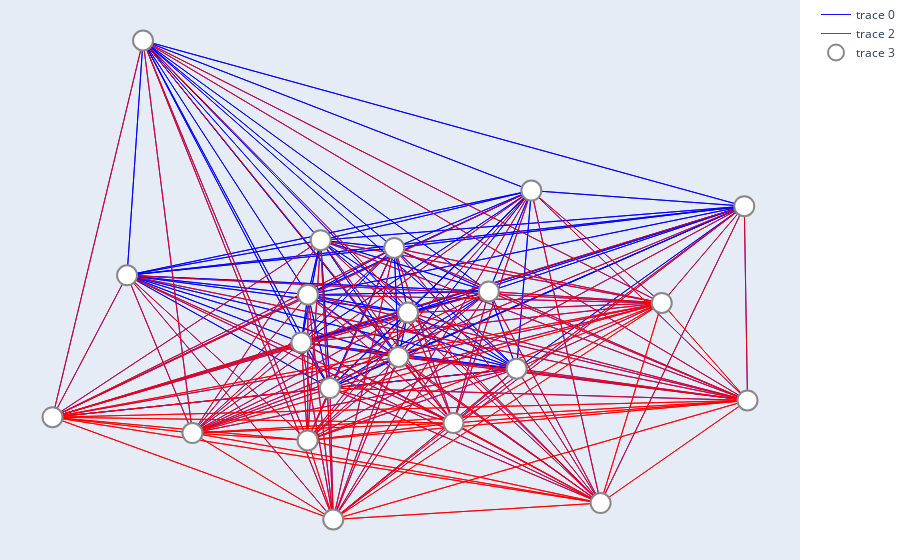

Here is the notebook cell this chart was saved with:
### Code cell
G, trip_counts = define_graph(filtered_df)
positions = get_positions(gdf)
edge_colors, edge_widths = set_art(G)
plotly_graph(G, positions, edge_colors, edge_widths)

### Figure 1 — Plotly figure (JSON) as saved in the notebook; plotly's stock layout.template omitted (floating-point values rounded to 4 significant figures; data arrays with more than 128 entries replaced by an {"elided": "..."} marker saying what was removed)
{"data": [{"hoverinfo": "none", "line": {"color": "blue", "width": 0.9411}, "mode": "lines", "type": "scatter", "x": {"elided": "819 float values"}, "y": {"elided": "819 float values"}}, {"hoverinfo": "none", "line": {"color": "green", "width": 0.9411}, "mode": "lines", "type": "scatter", "x": [], "y": []}, {"hoverinfo": "none", "line": {"color": "red", "width": 0.9411}, "mode": "lines", "type": "scatter", "x": {"elided": "504 float values"}, "y": {"elided": "504 float values"}}, {"hoverinfo": "text", "marker": {"color": "white", "line": {"color": "#888", "width": 2}, "size": 20}, "mode": "markers", "text": ["Node 2807901", "Node 2807902", "Node 2807903", "Node 2807904", "Node 2807905", "Node 2807906", "Node 2807907", "Node 2807908", "Node 2807909", "Node 2807910", "Node 2807911", "Node 2807912", "Node 2807913", "Node 2807914", "Node 2807915", "Node 2807916", "Node 2807917", "Node 2807918", "Node 2807919", "Node 2807920", "Node 2807921"], "type": "scatter", "x": [440200.0, 440900.0, 442600.0, 442800.0, 442500.0, 440700.0, 440300.0, 436200.0, 435800.0, 433900.0, 437400.0, 440300.0, 444000.0, 445600.0, 444900.0, 445900.0, 441000.0, 447700.0, 451400.0, 449200.0, 451300.0], "y": [4474000.0, 4472000.0, 4474000.0, 4476000.0, 4479000.0, 4479000.0, 4477000.0, 4488000.0, 4477000.0, 4471000.0, 4470000.0, 4470000.0, 4471000.0, 4473000.0, 4477000.0, 4481000.0, 4466000.0, 4467000.0, 4472000.0, 4476000.0, 4481000.0]}], "layout": {"hovermode": "closest", "margin": {"b": 0, "l": 0, "r": 0, "t": 0}, "showlegend": true, "xaxis": {"showgrid": false, "showticklabels": false, "zeroline": false}, "yaxis": {"showgrid": false, "showticklabels": false, "zeroline": false}}}
